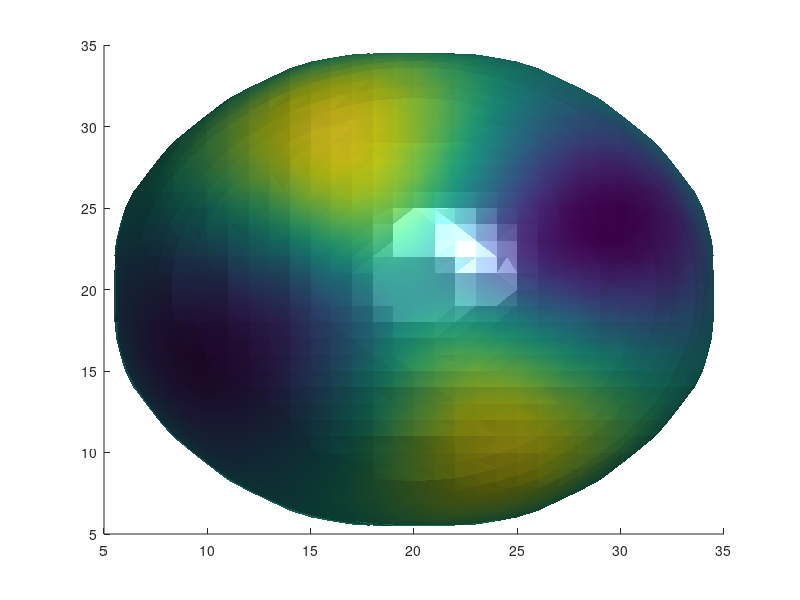

The MATLAB source for this figure: (Note: this script raises an error after producing the figure.)
Nx = 40;
Ny = 40;
Nz = 70;
fi = ones(Nx,Ny,Nz);
r = zeros(Nx,Ny,Nz);
u = zeros(Nx,Ny,Nz);

    for i=1:Nx
        for j=1:Ny
            for k=1:Nz
                r(i,j,k)=sqrt((i-Nx/2)^2+(j-Ny/2)^2+(k)^2);
                if r(i,j,k)>=15
                    fi(i,j,k)=-1;
                end
            end
   
        end
    end
    
    %Rompimiento de simetria
    R = 9;
    N = 2;
    [X,Y,Z]=meshgrid(1:Nx,1:Ny,1:Nz);
        teta=atan2((Y-Ny/2),(X-Nx/2));
        rad=sqrt((X-Nx/2+.5).^2+(Y-Ny/2+.5).^2);
        %u=1.5*exp(-((X-Nx/3-.5).^2+(Y-Ny/3-.5).^2+(Z-13).^2)/50);
        %u=2.5*rad.*(cos(teta*N)+sin(teta*N)).*(Z/Nz)/max(max(max(rad)))+(exp(-((-X+Nx/2-.5).^2+(-Y+Ny/2-.5).^2+(-Z+R+14).^2)/80));
        u=-2.5*rad.*(cos(teta*N)+sin(teta*N)).*(Z/Nz)/max(max(max(rad)))+(exp(-((X-Nx/2).^2+(Y-Ny/2).^2+(Z-R+14).^2)/50));
        %u=2.5*rand(Nx,Ny,Nz);
    
    [~,R1]=min(abs(fi(Nx/2,Ny/2,:)));
    
%     teta = zeros(Nx,Ny,Nz);
%     rad = zeros(Nx,Ny,Nz);
    
%     for i=1:Nx
%         for j=1:Ny
%             for k=1:Nz
%                 teta(i,j,k)
%                 u(i,j,k)=1.5*exp(-((i-Nx/3-5)^2+(j-Ny/3-5)^2+(k-13)^2)/20);%primera prueba
%             end
%         end
%     end
    
    u(fi<=-.99)=0;
figure(2)
    cdata = smooth3((u-min(min(min(u))))./(max(max(max(u)))-min(min(min(u)))),'box',5);
    fi = smooth3(fi,'box',5);
    p4=patch(isosurface(fi,0));
    isonormals(fi,p4);
    isocolors(cdata,p4);
    set(p4,'FaceColor','interp','EdgeColor','none'),
    camlight, lighting phong
    axis equal, view(-14,40), axis off
    %axis([14 Nx-14 14 Ny-14 1 Nz/2-20]),
    axis([1 Nx 1 Ny 1 Nz])
    colormap jet
    colorbar
